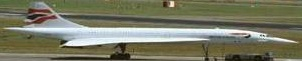
#> input picture images/negative_images/airplane_0297.jpg, 302 x 61 px, given in place of the camera
$ python color_detector.py   (older library calls are emulated)
#> lines starting #> are read from the running program, lines starting #| are printed output that depends on the picture; after the words box and inside, x2 and y2 are one past the last pixel; in counts of white or black regions, pixels touching at a corner belong together
import numpy as np
import cv2

cam = cv2.VideoCapture(0)

while(True):
    # Read camera input and convert images to HSV color space
    _, imageFrame = cam.read()
#> imageFrame is the input picture: shape (61, 302, 3); mean B, G, R 98.8, 120.4, 119.7
    hsvFrame = cv2.cvtColor(imageFrame, cv2.COLOR_BGR2HSV)
#> hsvFrame: shape (61, 302, 3); mean H, S, V 40.9, 67.3, 124.3

    # Define colors
    red_lower = np.array([136, 87, 111], np.uint8)
    red_upper = np.array([180, 255, 255], np.uint8)
    red_mask = cv2.inRange(hsvFrame, red_lower, red_upper)
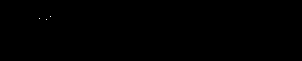
#> red_mask: shape (61, 302); 0.02% white in thin lines or dots, all inside (x1, y1, x2, y2) = (39, 16, 51, 20)

    green_lower = np.array([25, 52, 72], np.uint8)
    green_upper = np.array([102, 255, 255], np.uint8)
    green_mask = cv2.inRange(hsvFrame, green_lower, green_upper)
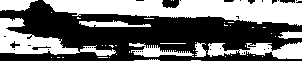
#> green_mask: shape (61, 302); 43.9% white; 44 white regions (34 under 20 px), largest, box (x1, y1, x2, y2) and area: (43, 0, 302, 26) 4189, (0, 18, 116, 56) 1599, (207, 42, 302, 59) 901

    blue_lower = np.array([94, 80, 2], np.uint8)
    blue_upper = np.array([120, 255, 255], np.uint8)
    blue_mask = cv2.inRange(hsvFrame, blue_lower, blue_upper)
#> blue_mask: shape (61, 302); every value is 0

    # Detect colors individually using morphological transforms
    kernal = np.ones((5, 5), "uint8")

    red_mask = cv2.dilate(red_mask, kernal)
#> red_mask: shape (61, 302); 0.4% white; 2 white regions, box (x1, y1, x2, y2) and area: (44, 14, 53, 22) 48, (37, 16, 42, 21) 25
    res_red = cv2.bitwise_and(imageFrame, imageFrame, mask = red_mask)

    green_mask = cv2.dilate(green_mask, kernal)
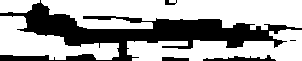
#> green_mask: shape (61, 302); 65.4% white; 5 black regions (1 under 20 px)
    res_green = cv2.bitwise_and(imageFrame, imageFrame,
                                mask = green_mask)
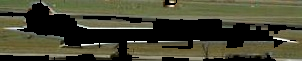
#> res_green: shape (61, 302, 3); mean B, G, R 49.5, 69.7, 70

    blue_mask = cv2.dilate(blue_mask, kernal)
    res_blue = cv2.bitwise_and(imageFrame, imageFrame,
                               mask = blue_mask)
#> res_blue: shape (61, 302, 3); every value is 0

    # Create contour to track each color individually
    _, contours, _= cv2.findContours(red_mask,
                                           cv2.RETR_TREE,
                                           cv2.CHAIN_APPROX_SIMPLE)
#> contours = 2 contours, 1 with area under 20; largest, box (x1, y1, x2, y2) and area: (44, 14, 53, 22) 33
    # Red
    for pic, contour in enumerate(contours):
        area = cv2.contourArea(contour)
        if(area > 300):
            x, y, w, h = cv2.boundingRect(contour)
            imageFrame = cv2.rectangle(imageFrame, (x, y),
                                       (x + w, y + h),
                                       (0, 0, 255), 2)

            cv2.putText(imageFrame, "Red Colour", (x, y),
                        cv2.FONT_HERSHEY_SIMPLEX, 1.0,
                        (0, 0, 255))
#> this loop made 2 passes
#> (pic, area) on pass 2: (1, 33)

    # Green
    _, contours, _ = cv2.findContours(green_mask,
                                           cv2.RETR_TREE,
                                           cv2.CHAIN_APPROX_SIMPLE)
#> contours = 5 contours, 1 with area under 20; largest, box (x1, y1, x2, y2) and area: (41, 0, 302, 30) 5470, (127, 29, 302, 61) 2906, (0, 16, 119, 60) 2402, (0, 0, 40, 13) 381

    for pic, contour in enumerate(contours):
        area = cv2.contourArea(contour)
        if(area > 300):
            x, y, w, h = cv2.boundingRect(contour)
            imageFrame = cv2.rectangle(imageFrame, (x, y),
                                       (x + w, y + h),
                                       (0, 255, 0), 2)

            cv2.putText(imageFrame, "Green Colour", (x, y),
                        cv2.FONT_HERSHEY_SIMPLEX,
                        1.0, (0, 255, 0))
#> this loop made 5 passes
#> (area, x, y, w, h) on passes 1, 3, 4, 5: (2905.5, 127, 29, 175, 32), (2402, 0, 16, 119, 44), (5470.5, 41, 0, 261, 30), (381, 0, 0, 40, 13)
#> pass 1, `imageFrame = cv2.rectangle(imageFrame, (x, y), (x + w, y + h), (0, 255..`:
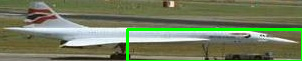
#> imageFrame: shape (61, 302, 3); 4.45% of pixels changed, all inside (x1, y1, x2, y2) = (126, 28, 302, 61)
#> pass 3, `imageFrame = cv2.rectangle(imageFrame, (x, y), (x + w, y + h), (0, 255..`:
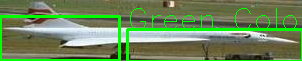
#> imageFrame: shape (61, 302, 3); 5.95% of pixels changed, all inside (x1, y1, x2, y2) = (0, 8, 297, 61)
#> after the loop:
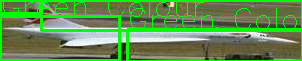
#> imageFrame: shape (61, 302, 3); 8.54% of pixels changed, all inside (x1, y1, x2, y2) = (0, 0, 302, 32)

    # Blue
    _, contours, _= cv2.findContours(blue_mask,
                                           cv2.RETR_TREE,
                                           cv2.CHAIN_APPROX_SIMPLE)
#> contours = []
    for pic, contour in enumerate(contours):
        area = cv2.contourArea(contour)
        if(area > 300):
            x, y, w, h = cv2.boundingRect(contour)
            imageFrame = cv2.rectangle(imageFrame, (x, y),
                                       (x + w, y + h),
                                       (255, 0, 0), 2)

            cv2.putText(imageFrame, "Blue Colour", (x, y),
                        cv2.FONT_HERSHEY_SIMPLEX,
                        1.0, (255, 0, 0))
#> this loop made 0 passes

    # Termination
    cv2.imshow("Multiple Color Detection in Real-TIme", imageFrame)
    if cv2.waitKey(10) & 0xFF == ord('q'):
#> (key q is pressed here)
#> (the run stopped early here; a loop or call above may not have finished)
